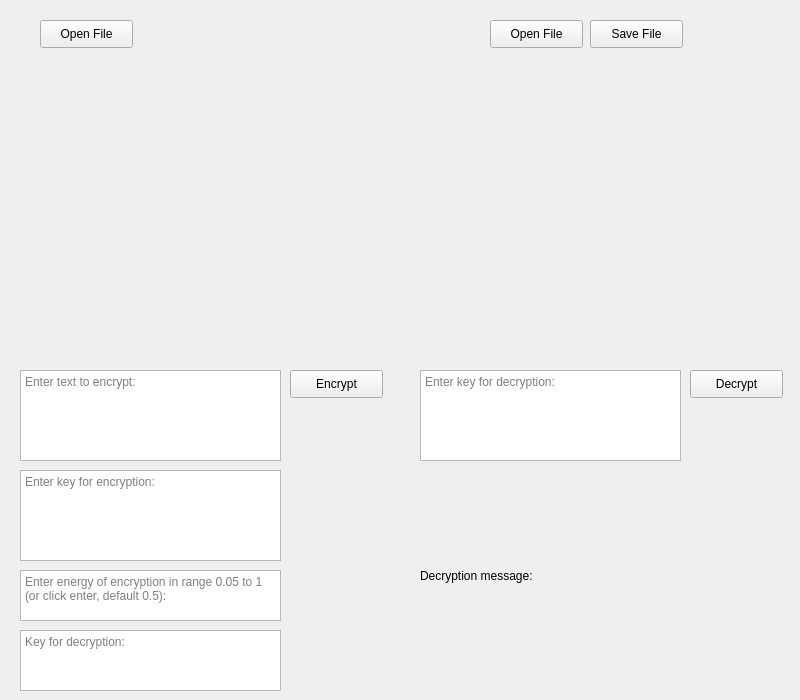
<?xml version="1.0" encoding="UTF-8"?>
<ui version="4.0">
 <class>MainWindow</class>
 <widget class="QMainWindow" name="MainWindow">
  <property name="enabled">
   <bool>true</bool>
  </property>
  <property name="geometry">
   <rect>
    <x>0</x>
    <y>0</y>
    <width>800</width>
    <height>700</height>
   </rect>
  </property>
  <property name="windowTitle">
   <string>MainWindow</string>
  </property>
  <property name="styleSheet">
   <string notr="true"/>
  </property>
  <widget class="QWidget" name="centralwidget">
   <widget class="QPushButton" name="LeftOpenFileButton">
    <property name="geometry">
     <rect>
      <x>40</x>
      <y>20</y>
      <width>93</width>
      <height>28</height>
     </rect>
    </property>
    <property name="text">
     <string>Open File</string>
    </property>
   </widget>
   <widget class="QPushButton" name="SaveFileButton">
    <property name="geometry">
     <rect>
      <x>590</x>
      <y>20</y>
      <width>93</width>
      <height>28</height>
     </rect>
    </property>
    <property name="text">
     <string>Save File</string>
    </property>
   </widget>
   <widget class="QLabel" name="labelLeft">
    <property name="geometry">
     <rect>
      <x>20</x>
      <y>70</y>
      <width>341</width>
      <height>281</height>
     </rect>
    </property>
    <property name="text">
     <string/>
    </property>
   </widget>
   <widget class="QLabel" name="labelRight">
    <property name="geometry">
     <rect>
      <x>420</x>
      <y>70</y>
      <width>361</width>
      <height>281</height>
     </rect>
    </property>
    <property name="text">
     <string/>
    </property>
   </widget>
   <widget class="QTextEdit" name="textToEncrypt">
    <property name="geometry">
     <rect>
      <x>20</x>
      <y>370</y>
      <width>261</width>
      <height>91</height>
     </rect>
    </property>
    <property name="lineWrapColumnOrWidth">
     <number>50</number>
    </property>
    <property name="readOnly">
     <bool>false</bool>
    </property>
    <property name="placeholderText">
     <string>Enter text to encrypt:</string>
    </property>
   </widget>
   <widget class="QPushButton" name="EncryptButton">
    <property name="geometry">
     <rect>
      <x>290</x>
      <y>370</y>
      <width>93</width>
      <height>28</height>
     </rect>
    </property>
    <property name="text">
     <string>Encrypt</string>
    </property>
   </widget>
   <widget class="QPushButton" name="DecryptButton">
    <property name="geometry">
     <rect>
      <x>690</x>
      <y>370</y>
      <width>93</width>
      <height>28</height>
     </rect>
    </property>
    <property name="text">
     <string>Decrypt</string>
    </property>
   </widget>
   <widget class="QTextEdit" name="textEncryptionKey">
    <property name="geometry">
     <rect>
      <x>20</x>
      <y>470</y>
      <width>261</width>
      <height>91</height>
     </rect>
    </property>
    <property name="placeholderText">
     <string>Enter key for encryption:</string>
    </property>
   </widget>
   <widget class="QTextEdit" name="textEnergy">
    <property name="geometry">
     <rect>
      <x>20</x>
      <y>570</y>
      <width>261</width>
      <height>51</height>
     </rect>
    </property>
    <property name="placeholderText">
     <string>Enter energy of encryption in range 0.05 to 1 (or click enter, default 0.5):</string>
    </property>
   </widget>
   <widget class="QTextEdit" name="textKeyForDecryption">
    <property name="geometry">
     <rect>
      <x>420</x>
      <y>370</y>
      <width>261</width>
      <height>91</height>
     </rect>
    </property>
    <property name="placeholderText">
     <string>Enter key for decryption:</string>
    </property>
   </widget>
   <widget class="QPushButton" name="RightOpenFileButton">
    <property name="geometry">
     <rect>
      <x>490</x>
      <y>20</y>
      <width>93</width>
      <height>28</height>
     </rect>
    </property>
    <property name="text">
     <string>Open File</string>
    </property>
   </widget>
   <widget class="QTextBrowser" name="textBrowser">
    <property name="geometry">
     <rect>
      <x>20</x>
      <y>630</y>
      <width>261</width>
      <height>61</height>
     </rect>
    </property>
    <property name="placeholderText">
     <string>Key for decryption: </string>
    </property>
   </widget>
   <widget class="QLabel" name="label">
    <property name="geometry">
     <rect>
      <x>420</x>
      <y>470</y>
      <width>261</width>
      <height>211</height>
     </rect>
    </property>
    <property name="text">
     <string>Decryption message:</string>
    </property>
   </widget>
  </widget>
 </widget>
 <resources/>
 <connections/>
</ui>
